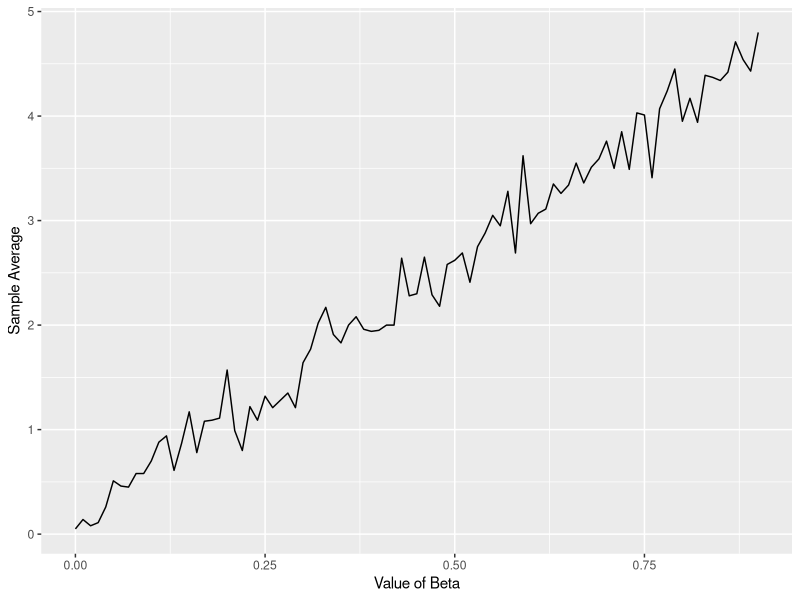
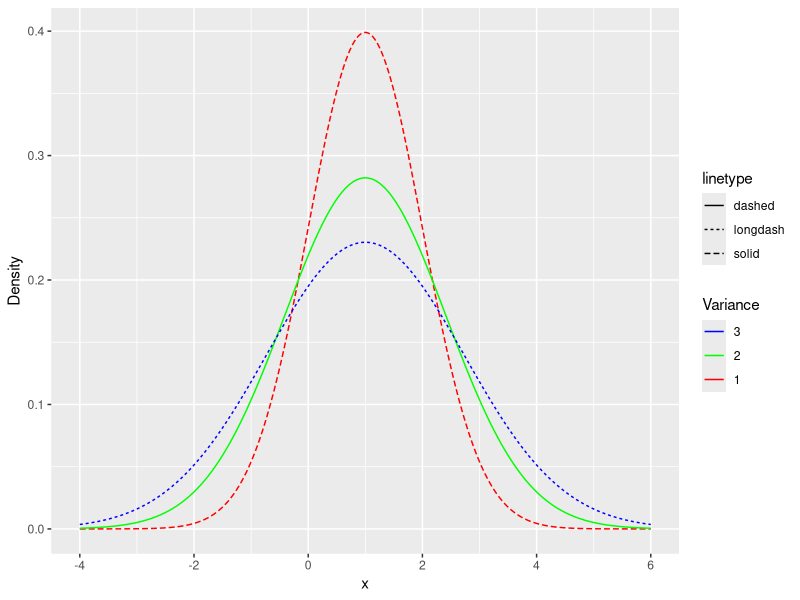
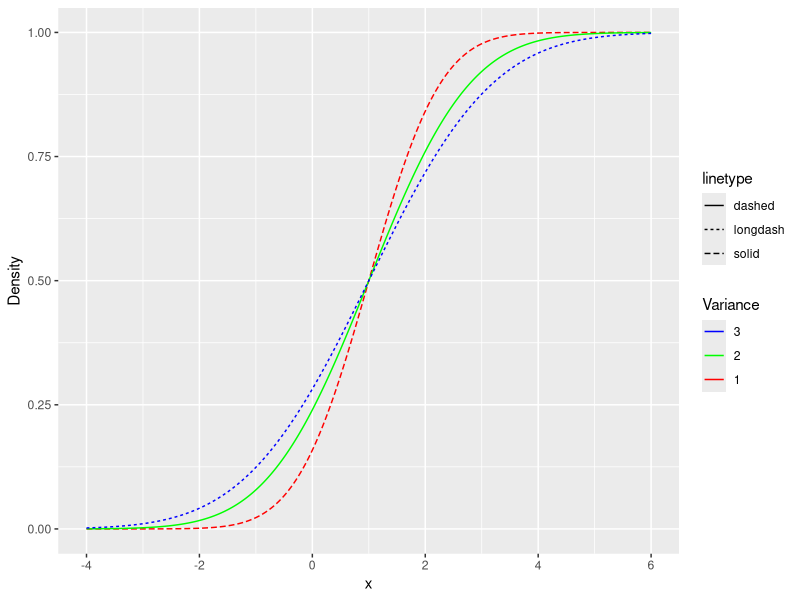
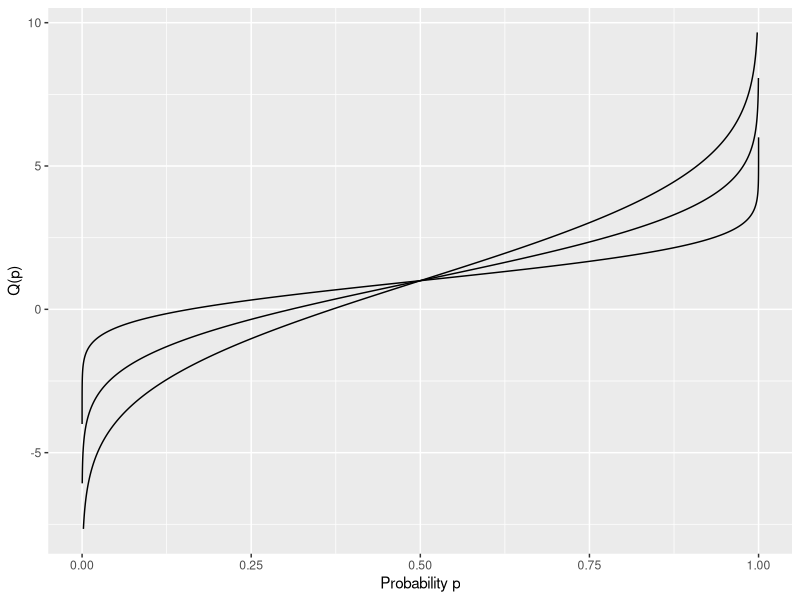
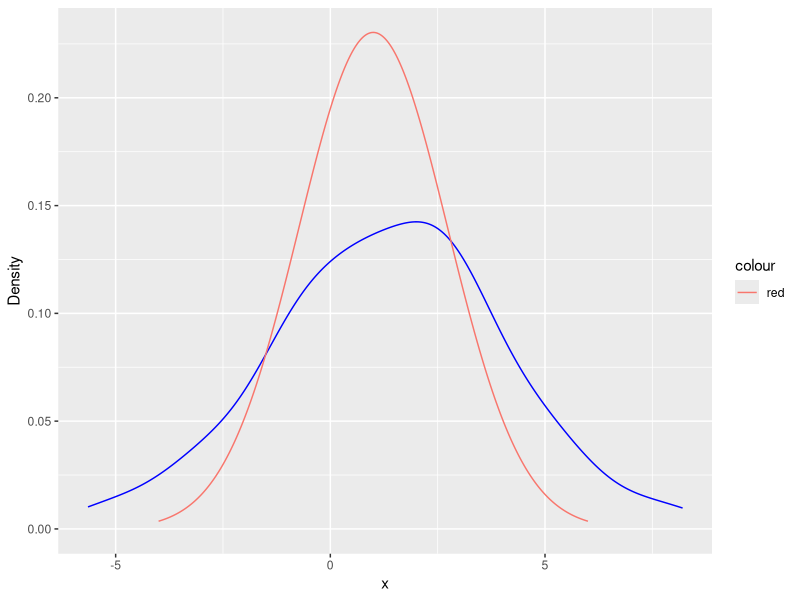

The R source for these figures, in order:
## ---- chunk 1
knitr::opts_chunk$set(echo = TRUE)
library(dplyr) 
library(ggplot2)
library(tidyverse)
## ---- chunk 2
set.seed(0)
n<-1000
sample_X<-data.frame(U=runif(n))%>%
  mutate(X=case_when(
    (0<=U)&(U<0.25)~1,
    (0.25<=U)&(U<0.5)~5,
    (0.5<=U)&(U<=1)~0))%>%
pull(X)

head(sample_X,400)

sample_X_015<-function(alpha,beta,n){
  data.frame(U=runif(n))%>%
  mutate(X=case_when(
    (0<=U)&(U<alpha)~1,
    (alpha<=U)&(U<alpha+beta)~5,
    (alpha+beta<=U)&(U<=1)~0))%>%
  pull(X) 
}

test<-sample_X_015(0.5,0.1,100000)

head(test,400)

sample_avg<-mean(test)
sample_avg
## ---- chunk 3
range<-seq(0,0.9,0.01)
average_vector<-c()

for(i in range){
  sample<-sample_X_015(0.1,i,100)
  sample_avg<-mean(sample)
  average_vector<-c(average_vector,sample_avg)
}


ggplot()+xlab("Value of Beta")+geom_line(aes(x=range,y=average_vector))+ylab("Sample Average")
  
## ---- chunk 4
range<-seq(-4,6,0.01)
plot_1<-dnorm(range,mean=1,sd=1,log=FALSE)
plot_2<-dnorm(range,mean=1,sd=sqrt(2),log=FALSE)
plot_3<-dnorm(range,mean=1,sd=sqrt(3),log=FALSE)
lp<-ggplot()+xlab("x")+geom_line(aes(x=range,y=plot_1,color="red",linetype='solid'))+geom_line(aes(x=range,y=plot_2,color="green",linetype='dashed'))+geom_line(aes(x=range,y=plot_3,color="blue",linetype='longdash'))+ylab("Density")

lp + scale_color_manual(values=c("blue","green","red"),
                       name="Variance",
                       labels=c("3","2","1"))
## ---- chunk 5
cplot_1<-pnorm(range,mean=1,sd=1,lower.tail=TRUE,log.p=FALSE)
cplot_2<-pnorm(range,mean=1,sd=sqrt(2),lower.tail=TRUE,log.p=FALSE)
cplot_3<-pnorm(range,mean=1,sd=sqrt(3),lower.tail=TRUE,log.p=FALSE)

clp<-ggplot()+xlab("x")+geom_line(aes(x=range,y=cplot_1,color="red",linetype='solid'))+geom_line(aes(x=range,y=cplot_2,color="green",linetype='dashed'))+geom_line(aes(x=range,y=cplot_3,color="blue",linetype='longdash'))+ylab("Density")

clp + scale_colour_manual(values=c("blue","green","red"),
                       name="Variance",
                       labels=c("3","2","1"))
## ---- chunk 6
qplot_1<-qnorm(cplot_1,mean=1,sd=1,lower.tail=TRUE,log.p=FALSE)
qplot_2<-qnorm(cplot_1,mean=1,sd=sqrt(2),lower.tail=TRUE,log.p=FALSE)
qplot_3<-qnorm(cplot_1,mean=1,sd=sqrt(3),lower.tail=TRUE,log.p=FALSE)

ggplot()+geom_line(aes(x=cplot_1,y=qplot_1))+geom_line(aes(x=cplot_2,y=qplot_2))+geom_line(aes(x=cplot_3,y=qplot_3))+xlab("Probability p")+ylab("Q(p)")
## ---- chunk 7
set.seed(1)
standardGuassianSample<-c(rnorm(100))
mean1Var3GaussianSampleA<-map_dbl(.x=standardGuassianSample,~.x*3+1)

set.seed(1)
mean1Var3GuassianSampleB<-c(rnorm(100,1,3))

standardGuassianSample
mean1Var3GaussianSampleA
mean1Var3GuassianSampleB

pop_plot<-dnorm(range,mean=1,sd=sqrt(3),log=FALSE)

kernal_plot<-ggplot()+geom_density(aes(x=mean1Var3GaussianSampleA),color="blue")+geom_line(aes(x=range,y=pop_plot,color="red"))+xlab("x")+ylab("Density")
kernal_plot
